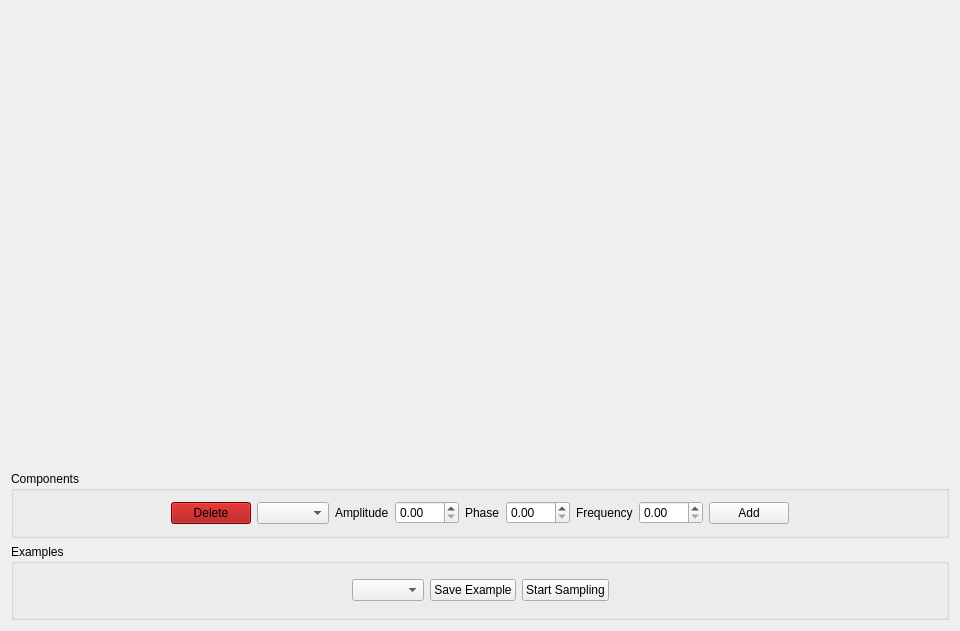
<?xml version="1.0" encoding="UTF-8"?>
<ui version="4.0">
 <class>Composer</class>
 <widget class="QWidget" name="Composer">
  <property name="geometry">
   <rect>
    <x>0</x>
    <y>0</y>
    <width>960</width>
    <height>631</height>
   </rect>
  </property>
  <property name="minimumSize">
   <size>
    <width>89</width>
    <height>133</height>
   </size>
  </property>
  <property name="windowTitle">
   <string>Form</string>
  </property>
  <layout class="QVBoxLayout" name="verticalLayout">
   <item>
    <layout class="QVBoxLayout" name="ComposerGraph">
     <item>
      <layout class="QVBoxLayout" name="SignalComponents">
       <item>
        <spacer name="verticalSpacer">
         <property name="orientation">
          <enum>Qt::Vertical</enum>
         </property>
         <property name="sizeHint" stdset="0">
          <size>
           <width>20</width>
           <height>40</height>
          </size>
         </property>
        </spacer>
       </item>
      </layout>
     </item>
     <item>
      <layout class="QVBoxLayout" name="ComposingSignal">
       <item>
        <spacer name="verticalSpacer_2">
         <property name="orientation">
          <enum>Qt::Vertical</enum>
         </property>
         <property name="sizeHint" stdset="0">
          <size>
           <width>20</width>
           <height>40</height>
          </size>
         </property>
        </spacer>
       </item>
      </layout>
     </item>
    </layout>
   </item>
   <item>
    <layout class="QVBoxLayout" name="ComposerControl">
     <item>
      <widget class="QGroupBox" name="Components">
       <property name="title">
        <string>Components</string>
       </property>
       <layout class="QHBoxLayout" name="horizontalLayout">
        <item>
         <spacer name="horizontalSpacer">
          <property name="orientation">
           <enum>Qt::Horizontal</enum>
          </property>
          <property name="sizeHint" stdset="0">
           <size>
            <width>40</width>
            <height>20</height>
           </size>
          </property>
         </spacer>
        </item>
        <item>
         <widget class="QPushButton" name="DeleteButton">
          <property name="cursor">
           <cursorShape>PointingHandCursor</cursorShape>
          </property>
          <property name="styleSheet">
           <string notr="true">background-color: rgb(164, 0, 0);</string>
          </property>
          <property name="text">
           <string>Delete</string>
          </property>
         </widget>
        </item>
        <item>
         <widget class="QComboBox" name="ComponentsList">
          <property name="cursor">
           <cursorShape>PointingHandCursor</cursorShape>
          </property>
         </widget>
        </item>
        <item>
         <layout class="QHBoxLayout" name="Amplitude">
          <item>
           <widget class="QLabel" name="label">
            <property name="text">
             <string>Amplitude</string>
            </property>
           </widget>
          </item>
          <item>
           <widget class="QDoubleSpinBox" name="AmplitudeSpinBox">
            <property name="maximum">
             <double>999.000000000000000</double>
            </property>
           </widget>
          </item>
         </layout>
        </item>
        <item>
         <layout class="QHBoxLayout" name="Phase">
          <property name="spacing">
           <number>6</number>
          </property>
          <item alignment="Qt::AlignHCenter">
           <widget class="QLabel" name="PhaseLabel">
            <property name="minimumSize">
             <size>
              <width>14</width>
              <height>26</height>
             </size>
            </property>
            <property name="maximumSize">
             <size>
              <width>102</width>
              <height>26</height>
             </size>
            </property>
            <property name="text">
             <string>Phase</string>
            </property>
           </widget>
          </item>
          <item alignment="Qt::AlignHCenter">
           <widget class="QDoubleSpinBox" name="PhaseSpinBox">
            <property name="maximum">
             <double>999.000000000000000</double>
            </property>
           </widget>
          </item>
         </layout>
        </item>
        <item>
         <layout class="QHBoxLayout" name="Frequency">
          <item>
           <widget class="QLabel" name="label_2">
            <property name="text">
             <string>Frequency</string>
            </property>
           </widget>
          </item>
          <item>
           <widget class="QDoubleSpinBox" name="FreqSpinBox">
            <property name="maximum">
             <double>999.000000000000000</double>
            </property>
           </widget>
          </item>
         </layout>
        </item>
        <item>
         <widget class="QPushButton" name="AddWaveBtn">
          <property name="cursor">
           <cursorShape>PointingHandCursor</cursorShape>
          </property>
          <property name="styleSheet">
           <string notr="true"/>
          </property>
          <property name="text">
           <string>Add</string>
          </property>
         </widget>
        </item>
        <item>
         <spacer name="horizontalSpacer_2">
          <property name="orientation">
           <enum>Qt::Horizontal</enum>
          </property>
          <property name="sizeHint" stdset="0">
           <size>
            <width>40</width>
            <height>20</height>
           </size>
          </property>
         </spacer>
        </item>
       </layout>
      </widget>
     </item>
     <item>
      <widget class="QGroupBox" name="groupBox">
       <property name="minimumSize">
        <size>
         <width>209</width>
         <height>76</height>
        </size>
       </property>
       <property name="maximumSize">
        <size>
         <width>16777215</width>
         <height>176</height>
        </size>
       </property>
       <property name="title">
        <string>Examples</string>
       </property>
       <layout class="QVBoxLayout" name="verticalLayout_7">
        <item>
         <layout class="QHBoxLayout" name="horizontalLayout_12">
          <property name="spacing">
           <number>6</number>
          </property>
          <item>
           <spacer name="horizontalSpacer_3">
            <property name="orientation">
             <enum>Qt::Horizontal</enum>
            </property>
            <property name="sizeHint" stdset="0">
             <size>
              <width>40</width>
              <height>20</height>
             </size>
            </property>
           </spacer>
          </item>
          <item>
           <widget class="QComboBox" name="SavedExList">
            <property name="cursor">
             <cursorShape>PointingHandCursor</cursorShape>
            </property>
           </widget>
          </item>
          <item>
           <widget class="QPushButton" name="SaveExampleButton">
            <property name="cursor">
             <cursorShape>PointingHandCursor</cursorShape>
            </property>
            <property name="text">
             <string>Save Example</string>
            </property>
           </widget>
          </item>
          <item>
           <widget class="QPushButton" name="StartSamplingButton">
            <property name="cursor">
             <cursorShape>PointingHandCursor</cursorShape>
            </property>
            <property name="text">
             <string>Start Sampling</string>
            </property>
           </widget>
          </item>
          <item>
           <spacer name="horizontalSpacer_4">
            <property name="orientation">
             <enum>Qt::Horizontal</enum>
            </property>
            <property name="sizeHint" stdset="0">
             <size>
              <width>40</width>
              <height>20</height>
             </size>
            </property>
           </spacer>
          </item>
         </layout>
        </item>
       </layout>
      </widget>
     </item>
    </layout>
   </item>
  </layout>
 </widget>
 <resources/>
 <connections/>
</ui>
